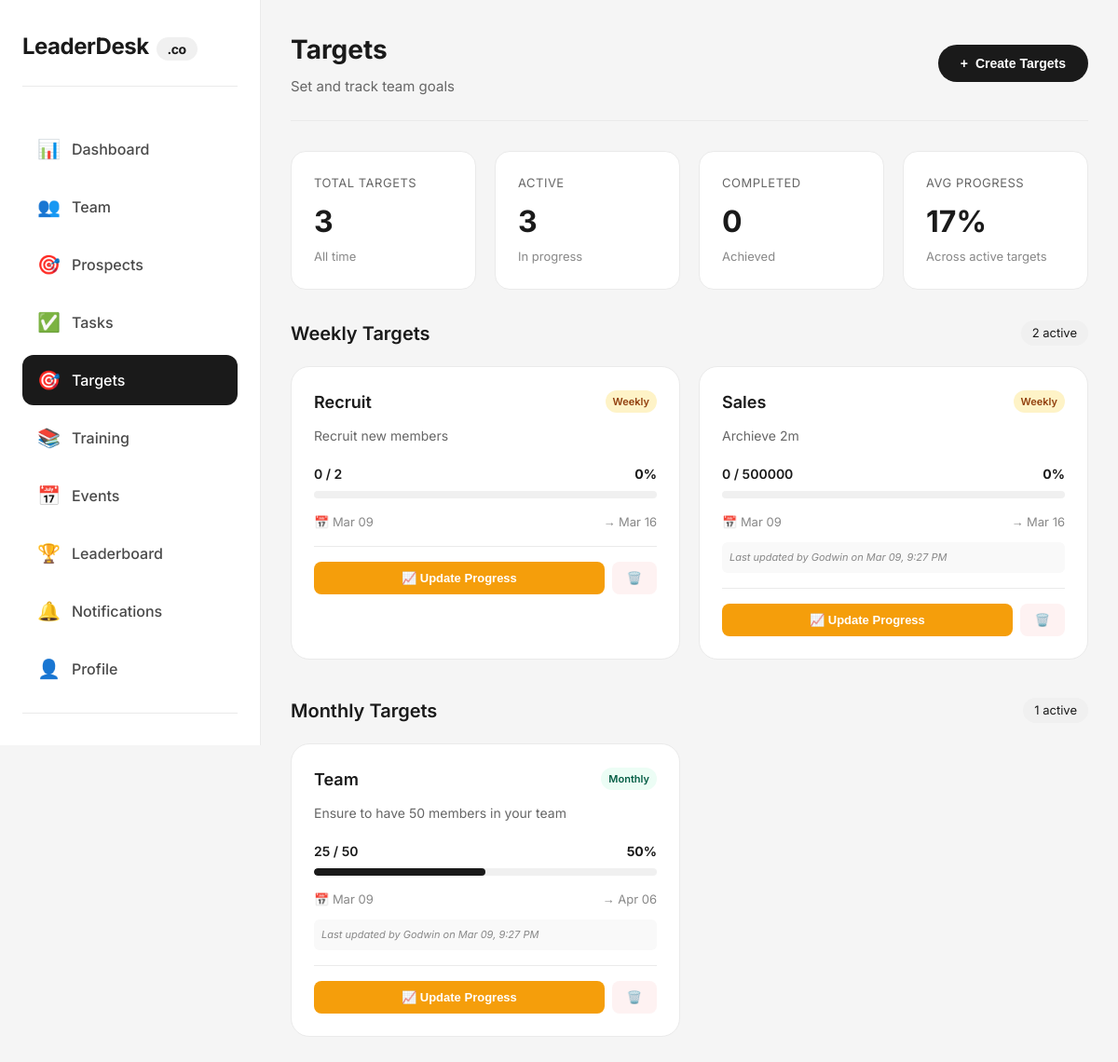
/targets.php (signed in), run on the app's committed database.
### tables this page shows
CREATE TABLE `targets` (
  `id` int(11) NOT NULL AUTO_INCREMENT,
  `team_id` int(11) NOT NULL,
  `created_by` int(11) NOT NULL,
  `assigned_to` int(11) DEFAULT NULL,
  `title` varchar(200) NOT NULL,
  `description` text DEFAULT NULL,
  `target_type` enum('daily','weekly','monthly') NOT NULL,
  `target_value` int(11) NOT NULL,
  `achieved_value` int(11) DEFAULT 0,
  `last_updated_by` int(11) DEFAULT NULL,
  `last_updated_at` timestamp NULL DEFAULT NULL,
  `start_date` date NOT NULL,
  `end_date` date NOT NULL,
  `status` enum('active','completed','expired') DEFAULT 'active',
  PRIMARY KEY (`id`),
  KEY `team_id` (`team_id`),
  KEY `created_by` (`created_by`),
  KEY `assigned_to` (`assigned_to`),
  KEY `last_updated_by` (`last_updated_by`),
  CONSTRAINT `targets_ibfk_1` FOREIGN KEY (`team_id`) REFERENCES `teams` (`id`) ON DELETE CASCADE,
  CONSTRAINT `targets_ibfk_2` FOREIGN KEY (`created_by`) REFERENCES `users` (`id`) ON DELETE CASCADE,
  CONSTRAINT `targets_ibfk_3` FOREIGN KEY (`assigned_to`) REFERENCES `users` (`id`) ON DELETE SET NULL,
  CONSTRAINT `targets_ibfk_4` FOREIGN KEY (`last_updated_by`) REFERENCES `users` (`id`) ON DELETE SET NULL
);

CREATE TABLE `users` (
  `id` int(11) NOT NULL AUTO_INCREMENT,
  `name` varchar(100) NOT NULL,
  `email` varchar(100) NOT NULL,
  `phone` varchar(20) DEFAULT NULL,
  `password` varchar(255) NOT NULL,
  `role` enum('super_admin','team_leader','member') DEFAULT 'member',
  `upgrade_requested` tinyint(4) DEFAULT 0,
  `team_id` int(11) DEFAULT NULL,
  `status` enum('active','inactive','suspended') DEFAULT 'active',
  `created_at` timestamp NOT NULL DEFAULT current_timestamp(),
  `updated_at` timestamp NOT NULL DEFAULT current_timestamp() ON UPDATE current_timestamp(),
  `last_login` timestamp NULL DEFAULT NULL,
  PRIMARY KEY (`id`),
  UNIQUE KEY `email` (`email`)
);

### targets.php (the view, shortened to what the rows shown need)
<?php
require_once 'config/database.php';
require_once 'includes/auth_check.php';
$stmt = $pdo->prepare("SELECT t.*,
                       u.name as creator_name,
                       u2.name as assigned_to_name,
                       u3.name as last_updated_by_name
                       FROM targets t
                       JOIN users u ON t.created_by = u.id
                       LEFT JOIN users u2 ON t.assigned_to = u2.id
                       LEFT JOIN users u3 ON t.last_updated_by = u3.id
                       WHERE t.team_id = ?
                       ORDER BY
                         CASE t.status
                           WHEN 'active' THEN 1
                           WHEN 'completed' THEN 2
                           ELSE 3
                         END,
                         t.end_date ASC");
$stmt->execute([$current_user['team_id']]);
$targets = $stmt->fetchAll();
$active_targets = array_filter($targets, function($t) { return $t['status'] == 'active'; });
$grouped_targets = [
    'daily' => array_filter($active_targets, function($t) { return $t['target_type'] == 'daily'; }),
    'weekly' => array_filter($active_targets, function($t) { return $t['target_type'] == 'weekly'; }),
    'monthly' => array_filter($active_targets, function($t) { return $t['target_type'] == 'monthly'; })
];
?>
<!DOCTYPE html>
<html lang="en">
<head>
</head>
<body>
    <div class="app">
        <main class="main">
            <div class="top-bar">
                <div class="page-title">
                    <h1>Targets</h1>
                </div>
            </div>
            <?php if (empty($active_targets)): ?>
                <div class="empty-state">
                    <span>🎯</span>
                    <h3>No active targets</h3>
                    <?php if ($current_user['role'] == 'member'): ?>
                        <p>You don't have any targets assigned yet.</p>
                    <?php else: ?>
                        <p>Create your first target to start tracking progress</p>
                        <button class="btn btn-primary" onclick="openModal('createTargetModal')">Create Target</button>
                    <?php endif; ?>
                </div>
            <?php else: ?>
                <?php if (!empty($grouped_targets['weekly'])): ?>
                    <div class="targets-section">
                        <div class="section-header">
                            <h2>Weekly Targets</h2>
                        </div>
                        <div class="targets-grid">
                            <?php foreach ($grouped_targets['weekly'] as $target):
                                $is_my_target = ($target['assigned_to'] == $current_user['id']);
                                $can_update = ($current_user['role'] == 'team_leader' || $is_my_target || $target['assigned_to'] === null);
                            ?>
                                <div class="target-card <?php echo $is_my_target ? 'my-target' : ''; ?>">
                                    <div class="target-header">
                                        <h3 class="target-title">
                                            <?php echo htmlspecialchars($target['title']); ?>
                                        </h3>
                                        <span class="target-type type-weekly">Weekly</span>
                                    </div>
                                    <?php if ($target['description']): ?>
                                        <p class="target-description"><?php echo htmlspecialchars($target['description']); ?></p>
                                    <?php endif; ?>
                                    <div class="progress-container">
                                        <div class="progress-header">
                                            <span class="progress-values"><?php echo $target['achieved_value']; ?> / <?php echo $target['target_value']; ?></span>
                                            <span class="progress-percent"><?php echo round(($target['achieved_value'] / $target['target_value']) * 100); ?>%</span>
                                        </div>
                                        <div class="progress-bar">
                                        </div>
                                    </div>
                                    <div class="target-dates">
                                        <span>📅 <?php echo date('M d', strtotime($target['start_date'])); ?></span>
                                        <span>→ <?php echo date('M d', strtotime($target['end_date'])); ?></span>
                                    </div>
                                    <?php if ($target['last_updated_by_name']): ?>
                                        <div class="last-updated">
                                            Last updated by <?php echo htmlspecialchars($target['last_updated_by_name']); ?> on <?php echo date('M d, g:i A', strtotime($target['last_updated_at'])); ?>
                                        </div>
                                    <?php endif; ?>
                                    <div class="target-actions">
                                        <?php if ($can_update): ?>
                                            <button class="btn-update" onclick="updateProgress(<?php echo $target['id']; ?>, <?php echo $target['target_value']; ?>, <?php echo $target['achieved_value']; ?>)">
                                                📈 Update Progress
                                            </button>
                                        <?php endif; ?>
                                        <?php if ($current_user['role'] == 'team_leader'): ?>
                                            <button class="btn-delete" onclick="deleteTarget(<?php echo $target['id']; ?>)">🗑️</button>
                                        <?php endif; ?>
                                    </div>
                                </div>
                            <?php endforeach; ?>
                        </div>
                    </div>
                <?php endif; ?>
                <?php if (!empty($grouped_targets['monthly'])): ?>
                    <div class="targets-section">
                        <div class="section-header">
                            <h2>Monthly Targets</h2>
                        </div>
                        <div class="targets-grid">
                            <?php foreach ($grouped_targets['monthly'] as $target):
                                $is_my_target = ($target['assigned_to'] == $current_user['id']);
                                $can_update = ($current_user['role'] == 'team_leader' || $is_my_target || $target['assigned_to'] === null);
                            ?>
                                <div class="target-card <?php echo $is_my_target ? 'my-target' : ''; ?>">
                                    <div class="target-header">
                                        <h3 class="target-title">
                                            <?php echo htmlspecialchars($target['title']); ?>
                                        </h3>
                                        <span class="target-type type-monthly">Monthly</span>
                                    </div>
                                    <?php if ($target['description']): ?>
                                        <p class="target-description"><?php echo htmlspecialchars($target['description']); ?></p>
                                    <?php endif; ?>
                                    <div class="progress-container">
                                        <div class="progress-header">
                                            <span class="progress-values"><?php echo $target['achieved_value']; ?> / <?php echo $target['target_value']; ?></span>
                                            <span class="progress-percent"><?php echo round(($target['achieved_value'] / $target['target_value']) * 100); ?>%</span>
                                        </div>
                                        <div class="progress-bar">
                                            <div class="progress-fill <?php echo $target['status'] == 'completed' ? 'completed' : ''; ?>" style="width: <?php echo ($target['achieved_value'] / $target['target_value']) * 100; ?>%"></div>
                                        </div>
                                    </div>
                                    <div class="target-dates">
                                        <span>📅 <?php echo date('M d', strtotime($target['start_date'])); ?></span>
                                        <span>→ <?php echo date('M d', strtotime($target['end_date'])); ?></span>
                                    </div>
                                    <?php if ($target['last_updated_by_name']): ?>
                                        <div class="last-updated">
                                            Last updated by <?php echo htmlspecialchars($target['last_updated_by_name']); ?> on <?php echo date('M d, g:i A', strtotime($target['last_updated_at'])); ?>
                                        </div>
                                    <?php endif; ?>
                                    <div class="target-actions">
                                        <?php if ($can_update): ?>
                                            <button class="btn-update" onclick="updateProgress(<?php echo $target['id']; ?>, <?php echo $target['target_value']; ?>, <?php echo $target['achieved_value']; ?>)">
                                                📈 Update Progress
                                            </button>
                                        <?php endif; ?>
                                        <?php if ($current_user['role'] == 'team_leader'): ?>
                                            <button class="btn-delete" onclick="deleteTarget(<?php echo $target['id']; ?>)">🗑️</button>
                                        <?php endif; ?>
                                    </div>
                                </div>
                            <?php endforeach; ?>
                        </div>
                    </div>
                <?php endif; ?>
            <?php endif; ?>
        </main>
    </div>
</body>
</html>

### data on the page
targets: title "Recruit", description "Recruit new members", achieved_value "0", target_value "2", ($target['achieved_value']/$target['target_value'])*100 "0", start_date "Mar 09", end_date "Mar 16"
targets: title "Sales", description "Archieve 2m", achieved_value "0", target_value "500000", ($target['achieved_value']/$target['target_value'])*100 "0", start_date "Mar 09", end_date "Mar 16", last_updated_by.name "Godwin", last_updated_at "Mar 09, 9:27 PM"
targets: title "Team", description "Ensure to have 50 members in your team", achieved_value "25", target_value "50", ($target['achieved_value']/$target['target_value'])*100 "50", start_date "Mar 09", end_date "Apr 06", last_updated_by.name "Godwin", last_updated_at "Mar 09, 9:27 PM"

### other printed values
$total_targets "3"
$active_count "3"
$completed_count "0"
$avg_progress "17"
count($grouped_targets['weekly']) "2"
count($grouped_targets['monthly']) "1"
